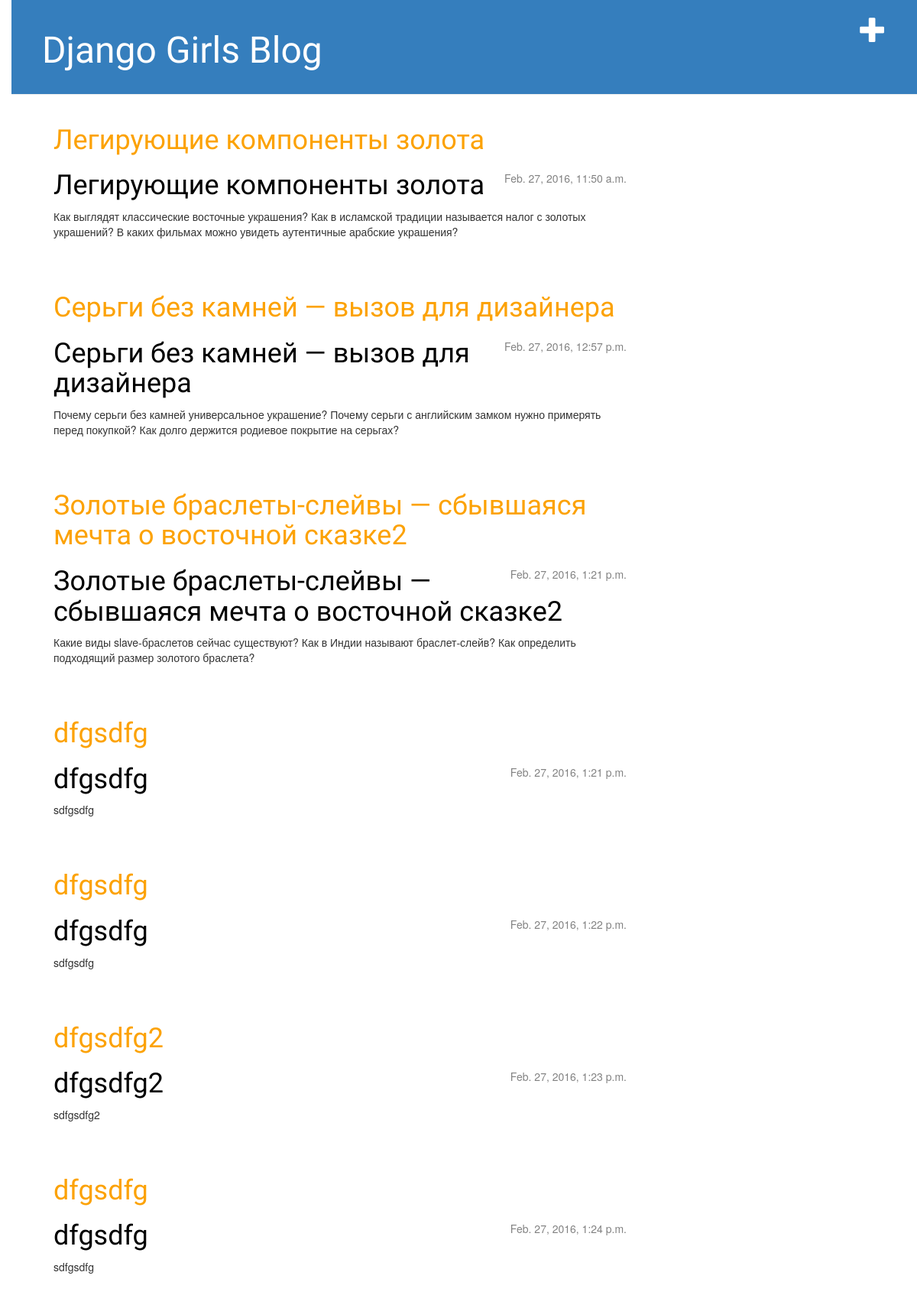
The app's page / (signed in) with its own data.
### blog/models.py (models this page shows, shortened)
class Post(models.Model):
    author = models.ForeignKey('auth.User')
    title = models.CharField(max_length=200)
    text = models.TextField()
    created_date = models.DateTimeField(
            default=timezone.now)
    published_date = models.DateTimeField(
            blank=True, null=True)

### blog/views.py (the view)
# urls.py: url(r'^$', views.post_list, name='post_list'),
def post_list(request):
    posts = Post.objects.filter(published_date__lte=timezone.now()).order_by('published_date')
    return render(request, 'blog/post_list.html', {'posts': posts})

### blog/templates/blog/post_list.html
{% extends 'blog/base.html' %}
{% block content %}
    {% for post in posts %}
	<h1><a href="{% url 'post_detail' pk=post.pk %}">{{ post.title }}</a></h1>
        <div class="post">
            <div class="date">
                {{ post.published_date }}
            </div>
            <h1><a href="">{{ post.title }}</a></h1>
            <p>{{ post.text|linebreaks }}</p>
        </div>
    {% endfor %}
{% endblock %}

### blog/static/css/blog.css (style rules this page uses)
h1 a { color: #FCA205; font-family: 'Lobster'; }
body { padding-left: 15px; }
h1, h2, h3, h4 { font-family: 'Lobster', cursive; }
.date { float: right; color: #828282; }
.post { margin-bottom: 70px; }
.post h1 a, .post h1 a:visited { color: #000000; }

### records on screen
Post: title "Легирующие компоненты золота", published_date "Feb. 27, 2016, 11:50 a.m.", text "Как выглядят классические восточные украшения? Как в исламской традиции называется налог с золотых украшений? В каких фильмах можно увидеть аутентичные арабские украшения?"
Post: title "Серьги без камней — вызов для дизайнера", published_date "Feb. 27, 2016, 12:57 p.m.", text "Почему серьги без камней универсальное украшение? Почему серьги с английским замком нужно примерять перед покупкой? Как долго держится родиевое покрытие на серьгах?"
Post: title "Золотые браслеты-слейвы — сбывшаяся мечта о восточной сказке2", published_date "Feb. 27, 2016, 1:21 p.m.", text "Какие виды slave-браслетов сейчас существуют? Как в Индии называют браслет-слейв? Как определить подходящий размер золотого браслета?"
Post: title "dfgsdfg", published_date "Feb. 27, 2016, 1:21 p.m.", text "sdfgsdfg"
Post: title "dfgsdfg", published_date "Feb. 27, 2016, 1:22 p.m.", text "sdfgsdfg"
Post: title "dfgsdfg2", published_date "Feb. 27, 2016, 1:23 p.m.", text "sdfgsdfg2"
Post: title "dfgsdfg", published_date "Feb. 27, 2016, 1:24 p.m.", text "sdfgsdfg"
